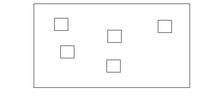
%> input picture Simulator/matlab files/map.png, 220 x 97 px, shrunk from 2684 x 1180 before the run
$ octave Presentation.m   (GNU Octave 9; MATLAB toolbox functions it lacks are replaced by stand-ins)
%> lines starting %> are read from the running program, lines starting %| are printed output that depends on the picture; in (x1, y1, x2, y2) boxes, pixels count from 0 and x2, y2 are one past the last pixel; in counts of white or black regions, pixels touching at a corner belong together; the program's own positions count from 1
### Simulator/matlab files/extract_coor.m
function [ verti ] = extract_coor(image_object )

% Function to extract vertices of objects from the image map given


dim = size(image_object);
image_binary = zeros(dim(1:2));
for i=1:dim(1)
    for j=1:dim(2)
        if(image_object(i,j,1)>200)           % conversion of black&white image into logical image
            image_binary(i,j) = 1;
        end
    end
end

[image_binary_label,count] = bwlabel(image_binary);        % putting labels to logical image
stats = regionprops(image_binary_label,'BoundingBox');                    % applying BoundingBox regionprops to labelled image
BBox = zeros(count,4);
for i=1:count
BBox(i,:) = stats(i).BoundingBox;
end
verti = zeros(count-1,8);
for i=1:count-1
verti(i,1) = BBox(i+1,1);
verti(i,2) = BBox(i+1,2);
verti(i,3) = BBox(i+1,1)+ BBox(i+1,3);
verti(i,4) = BBox(i+1,2);                                 % conversion of vertices given in regionprops format to Eucidian format.
verti(i,5) = BBox(i+1,1);
verti(i,6) = BBox(i+1,2)+BBox(i+1,4);
verti(i,7) = BBox(i+1,1)+BBox(i+1,3);
verti(i,8) = BBox(i+1,2)+BBox(i+1,4);
end
end


### Simulator/matlab files/find_relation.m
function [ relation ] = find_relation( verti )

% Function the forms relations from a given matrix of veritces of all the
% obstacles. the relation are fromed by joining all possible vertice points
%and joing the vertices to the edges of the boundary
%however eliminating those relations which pass through an obstacle.
%
dim = size(verti);
z=1;
for i=2:dim(1)

    for j=1:2:7

        for k=i+1:dim(1)
            for l=1:2:7
                x1 = verti(i,j);
                y1 = verti(i,j+1);
                x2 = verti(k,l);
                y2 = verti(k,l+1);
                ob1 = i;
                ob2 = k;
                %display('Checking for relation in .......');
                relation_check = [x1 y1 x2 y2];
                %display(relation_check);

                if(check_relation(x1,y1,ob1,x2,y2,ob2,verti))
                    relation(z,1) = x1;
                    relation(z,2) = y1;                                  % Checking relation for a possible intersection with an obstacle
                    relation(z,3) = x2;
                    relation(z,4) = y2;
                    z=z+1;
                %display('Relation Formed !   relation matrix updated       ');
                else
                %display(' Cannot form a relation ');

                end
            end
        end
    end
end

for i=2:dim(1)
    for j=1:2:7
        x1 = verti(i,j);
        y1 = verti(i,j+1);
        x2 = verti(1,1);
        y2 = y1;                                                 %Checking relations with boundary elements
        x3 = x1;
        y3 = verti(1,2);
        x4 = verti(1,3);
        y4 = y1;
        x5 = x1;
        y5 = verti(1,6);
        ob1 =i;
        ob2 = 1;

        if(j == 1 || j == 5)
        if(check_relation(x1,y1,ob1,x2,y2,ob2,verti))
                    relation(z,1) = x1;
                    relation(z,2) = y1;
                    relation(z,3) = x2;                         % joing only those vertices of obstacles to boundary edges which lie towards the boundary edge
                    relation(z,4) = y2;
                    z=z+1;
        end
        end
        if(j == 1 || j == 3)
        if(check_relation(x1,y1,ob1,x3,y3,ob2,verti))
                    relation(z,1) = x1;
                    relation(z,2) = y1;
                    relation(z,3) = x3;
                    relation(z,4) = y3;
                    z=z+1;
        end
        end
        if( j == 3 || j == 7)
        if(check_relation(x1,y1,ob1,x4,y4,ob2,verti))
                    relation(z,1) = x1;
                    relation(z,2) = y1;
                    relation(z,3) = x4;
                    relation(z,4) = y4;
                    z=z+1;
        end
        end
        if(j == 5 || j == 7)
        if(check_relation(x1,y1,ob1,x5,y5,ob2,verti))
                    relation(z,1) = x1;
                    relation(z,2) = y1;
                    relation(z,3) = x5;
                    relation(z,4) = y5;
                    z=z+1;
        end
        end
    end
end


end
% [27 lines left out: function check_relation, not called in this run]

### Simulator/matlab files/Presentation.m
%% Main Program for making Free space Map
clear;
close;
clc

display('Reading MAP.....');
map = imread('map.png');
%> map is the input picture: size 97x220x3 uint8; min 124, max 255, mean 250.8
display('MAP sucessfully Read.....!');
display('Extracing veritices from the MAP.......');
verti = extract_coor(map);
%> after the loop in extract_coor, `for i=1:dim(1)`:
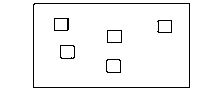
%> image_binary: size 97x220 double; values 0 (black) and 1 (white), 96.5% white; black in thin lines or dots, all inside (x1, y1, x2, y2) = (33, 3, 190, 88)
%> in extract_coor, `[image_binary_label,count] = bwlabel(image_binary);`:
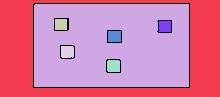
%> image_binary_label: size 97x220 double; 8 distinct labels, from 0 to 7; one colour per label, 0 black
%> in extract_coor, `[image_binary_label,count] = bwlabel(image_binary);`: count = 7
%> in extract_coor, `stats = regionprops(image_binary_label,'BoundingBox');`: stats = 7 regions; box (x1, y1, x2, y2): (0, 0, 220, 97), (34, 4, 189, 87), (55, 19, 67, 30), (61, 46, 74, 58), (107, 60, 120, 72), (108, 31, 121, 42), (159, 21, 171, 32)
%> the loop in extract_coor, `for i=1:count` made 7 passes
%> after the loop in extract_coor, `for i=1:count`: BBox = [0.5 0.5 220 97; 34.5 4.5 155 83; 55.5 19.5 12 11; 61.5 46.5 13 12; 107.5 60.5 13 12; 108.5 31.5 13 11; 159.5 21.5 12 11]
%> the loop in extract_coor, `for i=1:count-1` made 6 passes
%> after the loop in extract_coor, `for i=1:count-1`: verti = [34.5 4.5 189.5 4.5 34.5 87.5 189.5 87.5; 55.5 19.5 67.5 19.5 55.5 30.5 67.5 30.5; 61.5 46.5 74.5 46.5 61.5 58.5 74.5 58.5; 107.5 60.5 120.5 60.5 107.5 72.5 120.5 72.5; 108.5 31.5 121.5 31.5 108.5 42.5 121.5 42.5; 159.5 21.5 171.5 21.5 159.5 32.5 171.5 32.5]
display('Vertices extraction successful.....!');
display('finding relations between vertices......');
 relation = find_relation(verti);
%> the run ends on the next line
